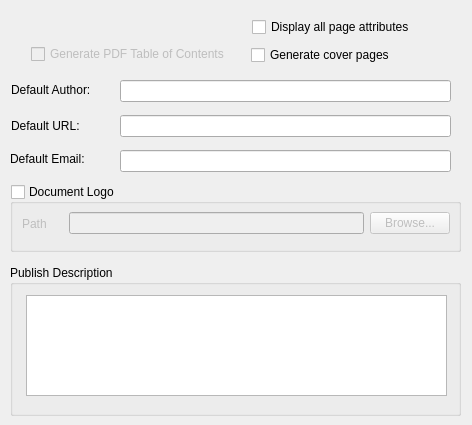
     <widget class="QWidget" name="tabPublishing">
      <attribute name="title">
       <string>Publishing</string>
      </attribute>
      <widget class="QTextEdit" name="publishDescriptionEdit">
       <property name="geometry">
        <rect>
         <x>26</x>
         <y>295</y>
         <width>421</width>
         <height>101</height>
        </rect>
       </property>
       <property name="acceptRichText">
        <bool>false</bool>
       </property>
      </widget>
      <widget class="QGroupBox" name="publishLogoBox">
       <property name="geometry">
        <rect>
         <x>10</x>
         <y>184</y>
         <width>451</width>
         <height>68</height>
        </rect>
       </property>
       <property name="toolTip">
        <string>This directory contains the document logo</string>
       </property>
       <property name="title">
        <string>Document Logo</string>
       </property>
       <property name="checkable">
        <bool>true</bool>
       </property>
       <property name="checked">
        <bool>false</bool>
       </property>
       <widget class="QLabel" name="label_16">
        <property name="geometry">
         <rect>
          <x>12</x>
          <y>32</y>
          <width>51</width>
          <height>16</height>
         </rect>
        </property>
        <property name="text">
         <string>Path</string>
        </property>
       </widget>
       <widget class="QWidget" name="layoutWidget4">
        <property name="geometry">
         <rect>
          <x>59</x>
          <y>23</y>
          <width>381</width>
          <height>33</height>
         </rect>
        </property>
        <layout class="QHBoxLayout" name="horizontalLayout_5">
         <item>
          <widget class="QLineEdit" name="publishLogoPath">
           <property name="minimumSize">
            <size>
             <width>200</width>
             <height>0</height>
            </size>
           </property>
          </widget>
         </item>
         <item>
          <widget class="QPushButton" name="browsePublishLogo">
           <property name="toolTip">
            <string>Use dialog to select logo file</string>
           </property>
           <property name="whatsThis">
            <string>This lets you select your logo file</string>
           </property>
           <property name="text">
            <string>Browse...</string>
           </property>
          </widget>
         </item>
        </layout>
       </widget>
      </widget>
      <widget class="QGroupBox" name="publishDescriptionBox">
       <property name="geometry">
        <rect>
         <x>10</x>
         <y>265</y>
         <width>451</width>
         <height>151</height>
        </rect>
       </property>
       <property name="title">
        <string>Publish Description</string>
       </property>
      </widget>
      <widget class="QCheckBox" name="publishTOC_Chk">
       <property name="enabled">
        <bool>false</bool>
       </property>
       <property name="geometry">
        <rect>
         <x>31</x>
         <y>44</y>
         <width>211</width>
         <height>20</height>
        </rect>
       </property>
       <property name="toolTip">
        <string>Generate table of contents in pdf output</string>
       </property>
       <property name="text">
        <string>Generate PDF Table of Contents</string>
       </property>
      </widget>
      <widget class="QLabel" name="label_15">
       <property name="geometry">
        <rect>
         <x>11</x>
         <y>115</y>
         <width>110</width>
         <height>22</height>
        </rect>
       </property>
       <property name="text">
        <string>Default URL:</string>
       </property>
      </widget>
      <widget class="QLineEdit" name="publishURL_Edit">
       <property name="geometry">
        <rect>
         <x>120</x>
         <y>115</y>
         <width>331</width>
         <height>22</height>
        </rect>
       </property>
      </widget>
      <widget class="QLabel" name="label_17">
       <property name="geometry">
        <rect>
         <x>10</x>
         <y>148</y>
         <width>110</width>
         <height>22</height>
        </rect>
       </property>
       <property name="text">
        <string>Default Email:</string>
       </property>
      </widget>
      <widget class="QLineEdit" name="publishEmail_Edit">
       <property name="geometry">
        <rect>
         <x>120</x>
         <y>150</y>
         <width>331</width>
         <height>22</height>
        </rect>
       </property>
      </widget>
      <widget class="QCheckBox" name="generateCoverPages_Chk">
       <property name="geometry">
        <rect>
         <x>251</x>
         <y>45</y>
         <width>211</width>
         <height>20</height>
        </rect>
       </property>
       <property name="toolTip">
        <string>Automatically generate front and back cover page</string>
       </property>
       <property name="text">
        <string>Generate cover pages</string>
       </property>
      </widget>
      <widget class="QCheckBox" name="displayAllAttributes_Chk">
       <property name="geometry">
        <rect>
         <x>252</x>
         <y>17</y>
         <width>211</width>
         <height>20</height>
        </rect>
       </property>
       <property name="toolTip">
        <string>Display all checked or enabled page attributes </string>
       </property>
       <property name="text">
        <string>Display all page attributes</string>
       </property>
      </widget>
      <widget class="QLabel" name="label_8">
       <property name="geometry">
        <rect>
         <x>11</x>
         <y>80</y>
         <width>111</width>
         <height>20</height>
        </rect>
       </property>
       <property name="toolTip">
        <string>Sets the default Author on published documents</string>
       </property>
       <property name="text">
        <string>Default Author:</string>
       </property>
       <property name="buddy">
        <cstring>authorName_Edit</cstring>
       </property>
      </widget>
      <widget class="QLineEdit" name="authorName_Edit">
       <property name="geometry">
        <rect>
         <x>120</x>
         <y>80</y>
         <width>331</width>
         <height>22</height>
        </rect>
       </property>
      </widget>
      <zorder>publishDescriptionBox</zorder>
      <zorder>publishDescriptionEdit</zorder>
      <zorder>publishLogoBox</zorder>
      <zorder>publishTOC_Chk</zorder>
      <zorder>label_15</zorder>
      <zorder>publishURL_Edit</zorder>
      <zorder>label_17</zorder>
      <zorder>publishEmail_Edit</zorder>
      <zorder>generateCoverPages_Chk</zorder>
      <zorder>displayAllAttributes_Chk</zorder>
      <zorder>label_8</zorder>
      <zorder>authorName_Edit</zorder>
     </widget>
